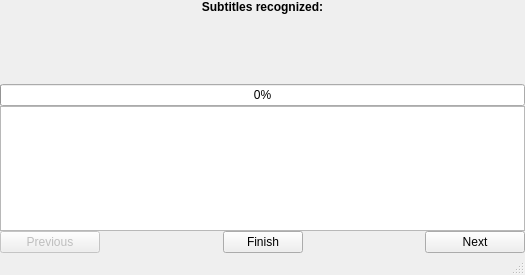
<?xml version="1.0" encoding="UTF-8"?>
<ui version="4.0">
 <class>Qtesseract5</class>
 <widget class="QMainWindow" name="Qtesseract5">
  <property name="geometry">
   <rect>
    <x>0</x>
    <y>0</y>
    <width>525</width>
    <height>275</height>
   </rect>
  </property>
  <property name="minimumSize">
   <size>
    <width>525</width>
    <height>275</height>
   </size>
  </property>
  <property name="acceptDrops">
   <bool>true</bool>
  </property>
  <property name="windowTitle">
   <string notr="true">Qtesseract5</string>
  </property>
  <property name="windowIcon">
   <iconset resource="Qtesseract5Ressources.qrc">
    <normaloff>:/img/mkv-extractor-qt5.png</normaloff>:/img/mkv-extractor-qt5.png</iconset>
  </property>
  <property name="locale">
   <locale language="English" country="UnitedStates"/>
  </property>
  <widget class="QWidget" name="centralwidget">
   <layout class="QVBoxLayout" name="verticalLayout_2">
    <property name="spacing">
     <number>0</number>
    </property>
    <property name="leftMargin">
     <number>0</number>
    </property>
    <property name="topMargin">
     <number>0</number>
    </property>
    <property name="rightMargin">
     <number>0</number>
    </property>
    <property name="bottomMargin">
     <number>0</number>
    </property>
    <item>
     <layout class="QVBoxLayout" name="verticalLayout_5">
      <item>
       <widget class="QLabel" name="title">
        <property name="font">
         <font>
          <weight>75</weight>
          <bold>true</bold>
         </font>
        </property>
        <property name="text">
         <string>Subtitles recognized:</string>
        </property>
        <property name="alignment">
         <set>Qt::AlignCenter</set>
        </property>
       </widget>
      </item>
      <item>
       <widget class="QLabel" name="image_viewer">
        <property name="minimumSize">
         <size>
          <width>0</width>
          <height>70</height>
         </size>
        </property>
        <property name="maximumSize">
         <size>
          <width>16777215</width>
          <height>70</height>
         </size>
        </property>
        <property name="font">
         <font>
          <weight>50</weight>
          <bold>false</bold>
         </font>
        </property>
        <property name="statusTip">
         <string>Tesseract couldn't recognize the subtitle file. It must be done manually.</string>
        </property>
        <property name="text">
         <string/>
        </property>
        <property name="alignment">
         <set>Qt::AlignCenter</set>
        </property>
       </widget>
      </item>
      <item>
       <widget class="QProgressBar" name="progressBar">
        <property name="value">
         <number>0</number>
        </property>
        <property name="alignment">
         <set>Qt::AlignCenter</set>
        </property>
        <property name="invertedAppearance">
         <bool>false</bool>
        </property>
       </widget>
      </item>
      <item>
       <widget class="QPlainTextEdit" name="sub_text">
        <property name="font">
         <font>
          <weight>50</weight>
          <bold>false</bold>
         </font>
        </property>
        <property name="plainText">
         <string/>
        </property>
       </widget>
      </item>
     </layout>
    </item>
    <item>
     <layout class="QHBoxLayout" name="horizontalLayout_5">
      <property name="topMargin">
       <number>0</number>
      </property>
      <item>
       <widget class="QPushButton" name="sub_previous">
        <property name="enabled">
         <bool>false</bool>
        </property>
        <property name="sizePolicy">
         <sizepolicy hsizetype="Maximum" vsizetype="Fixed">
          <horstretch>0</horstretch>
          <verstretch>0</verstretch>
         </sizepolicy>
        </property>
        <property name="minimumSize">
         <size>
          <width>100</width>
          <height>0</height>
         </size>
        </property>
        <property name="maximumSize">
         <size>
          <width>100</width>
          <height>16777215</height>
         </size>
        </property>
        <property name="toolTip">
         <string/>
        </property>
        <property name="statusTip">
         <string>Previous subtitle image.</string>
        </property>
        <property name="text">
         <string>Previous</string>
        </property>
        <property name="icon">
         <iconset theme="go-previous"/>
        </property>
       </widget>
      </item>
      <item>
       <spacer name="horizontalSpacer">
        <property name="orientation">
         <enum>Qt::Horizontal</enum>
        </property>
        <property name="sizeHint" stdset="0">
         <size>
          <width>40</width>
          <height>20</height>
         </size>
        </property>
       </spacer>
      </item>
      <item>
       <widget class="QPushButton" name="sub_finish">
        <property name="sizePolicy">
         <sizepolicy hsizetype="Minimum" vsizetype="Fixed">
          <horstretch>0</horstretch>
          <verstretch>0</verstretch>
         </sizepolicy>
        </property>
        <property name="sizeIncrement">
         <size>
          <width>1</width>
          <height>0</height>
         </size>
        </property>
        <property name="baseSize">
         <size>
          <width>0</width>
          <height>0</height>
         </size>
        </property>
        <property name="toolTip">
         <string/>
        </property>
        <property name="statusTip">
         <string>Convert finished.</string>
        </property>
        <property name="layoutDirection">
         <enum>Qt::LeftToRight</enum>
        </property>
        <property name="text">
         <string>Finish</string>
        </property>
        <property name="icon">
         <iconset theme="dialog-ok">
          <normaloff>.</normaloff>.</iconset>
        </property>
        <property name="shortcut">
         <string notr="true">Alt+Q</string>
        </property>
       </widget>
      </item>
      <item>
       <spacer name="horizontalSpacer_2">
        <property name="orientation">
         <enum>Qt::Horizontal</enum>
        </property>
        <property name="sizeHint" stdset="0">
         <size>
          <width>40</width>
          <height>20</height>
         </size>
        </property>
       </spacer>
      </item>
      <item>
       <widget class="QPushButton" name="sub_next">
        <property name="sizePolicy">
         <sizepolicy hsizetype="Maximum" vsizetype="Fixed">
          <horstretch>0</horstretch>
          <verstretch>0</verstretch>
         </sizepolicy>
        </property>
        <property name="minimumSize">
         <size>
          <width>100</width>
          <height>0</height>
         </size>
        </property>
        <property name="maximumSize">
         <size>
          <width>100</width>
          <height>16777215</height>
         </size>
        </property>
        <property name="toolTip">
         <string/>
        </property>
        <property name="statusTip">
         <string>Next subtitle image.</string>
        </property>
        <property name="text">
         <string>Next</string>
        </property>
        <property name="icon">
         <iconset theme="go-next"/>
        </property>
       </widget>
      </item>
     </layout>
    </item>
   </layout>
  </widget>
  <widget class="QStatusBar" name="statusbar"/>
  <actiongroup name="actionGroupName8"/>
  <actiongroup name="actionGroupName2"/>
 </widget>
 <resources>
  <include location="Qtesseract5Ressources.qrc"/>
 </resources>
 <connections/>
</ui>
